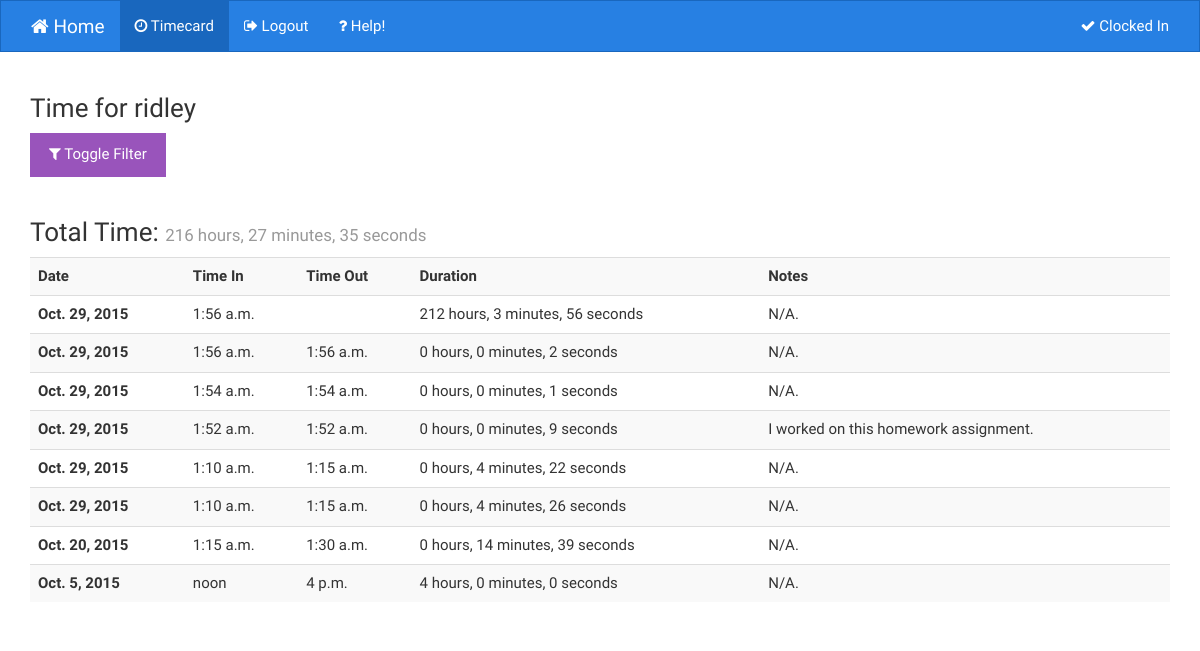
Page /event/list/1/ (signed in) on the earlier database version.
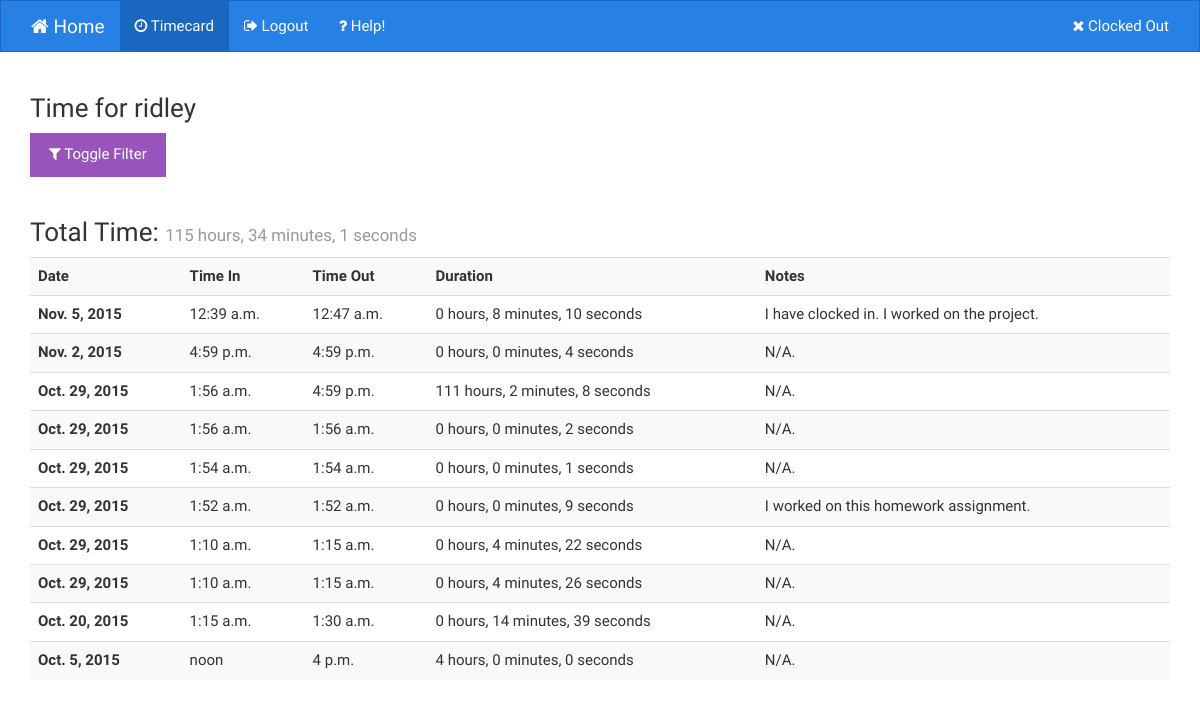
Same page on the later database version.
### project7/timeclock/models.py (models this page shows, shortened)
class Event(models.Model):
    user = models.ForeignKey(User, blank=True, null=True)
    time_in = models.DateTimeField()
    time_out = models.DateTimeField(blank=True, null=True)
    notes = models.TextField(blank=True, null=True)
    @property
    def duration(self):
        return '%d hours, %d minutes, %d seconds' % self.duration_tuple()
    def duration_tuple(self):
        days = 0
        hours = 0
        minutes = 0
        seconds = 0
        if self.time_out and self.time_in:
            duration = self.time_out - self.time_in
        else:
            if self.time_in:
                duration = timezone.now() - self.time_in
            else:
                return (0, 0, 0)
        days += duration.days
        hours += days * 24 + duration.seconds // 3600
        minutes += (duration.seconds % 3600) // 60
        seconds += duration.seconds % 60
        while seconds > 60:
            seconds -= 60
            minutes += 1
        while minutes >= 60:
            minutes -= 60
            hours += 1
        return (hours, minutes, seconds)

### project7/timeclock/views.py (the view)
# urls.py: url(r'^event/list/(?P<pk>\d+)/$', EventListView.as_view(), name='event_list'),
class EventListView(ListView):
    model = Event
    template_name = "event/list.html"
    def get_queryset(self, *args, **kwargs):
        qs = Event.objects.all()
        pk = self.kwargs.get('pk', None)
        if pk:
            qs = Event.objects.filter(user__id=pk)
        else:
            if self.request.user:
                qs = Event.objects.filter(user=self.request.user)
        if self.request.GET.get('start_date'):
            qs = qs.filter(time_in__gte=self.request.GET['start_date'])
        if self.request.GET.get('end_date'):
            qs = qs.filter(time_out__lte=self.request.GET['end_date'])
        return qs.order_by('-time_in')
    def get_context_data(self, **kwargs):
        context = super(EventListView, self).get_context_data(**kwargs)
        pk = self.kwargs.get('pk', None)
        if pk:
            context['volunteer_user'] = User.objects.get(id=pk)
            context['volunteer'] = Volunteer.objects.get(user=context['volunteer_user'])
        else:
            context['user'] = self.request.user
        if self.request.GET.get('start_date') or self.request.GET.get('end_date'):
            qs = self.get_queryset()
            (hours, minutes, seconds) = (0, 0, 0)
            for event in qs:
                duration = event.duration_tuple()
                hours += duration[0]
                minutes += duration[1]
                seconds += duration[2]
                while seconds > 60:
                    seconds -= 60
                    minutes += 1
                while minutes >= 60:
                    minutes -= 60
                    hours += 1
            context['total_hours'] = '%d hours, %d minutes, %d seconds' % (hours, minutes, seconds)
        else:
            try:
                if pk:
                    context['total_hours'] = Volunteer.objects.get(user__id=pk).total_hours
                else:
                    context['total_hours'] = Volunteer.objects.get(user=self.request.user).total_hours
            except Volunteer.DoesNotExist:
                context['total_hours'] = None
        return context
    def dispatch(self, request, *args, **kwargs):
        user = User.objects.get(pk=self.kwargs.get('pk', None))
        print user, request.user
        if user != request.user and not request.user.is_superuser:
            return HttpResponseForbidden("You are not allowed to access this page.")
        else:
            return super(EventListView, self).dispatch(request, *args, **kwargs)

### project7/timeclock/context_processors.py (called while the page is built)
def clocked_in(request):
    clocked_in = False
    event = None
    notes_form = None
    if request.user.is_authenticated():
        now = timezone.now()
        events = Event.objects.filter(user=request.user, time_in__lte=now, time_out=None)
        try:
            clocked_in = True if events[0] else False
            event = events[0]
            notes_form = EventNotesForm(instance=event)
        except Event.DoesNotExist:
            clocked_in = False
        except IndexError:
            clocked_in = False
    return {
        'clocked_in': clocked_in,
        'event': event,
        'notes_form': notes_form,
    }

### project7/timeclock/models.py (called while the page is built)
    def total_hours_tuple(self):
        hours = 0
        minutes = 0
        seconds = 0
        for obj in Event.objects.filter(user=self.user):
            duration = obj.duration_tuple()
            hours += duration[0]
            minutes += duration[1]
            seconds += duration[2]
            while seconds > 60:
                seconds -= 60
                minutes += 1
            while minutes >= 60:
                minutes -= 60
                hours += 1
        return (hours, minutes, seconds)

    @property
    def total_hours(self):
        return '%s hours, %s minutes, %s seconds' % self.total_hours_tuple()

### project7/timeclock/templates/event/list.html (shortened to what this page needs)
{% extends 'base.html' %}
{% load static tz %}
{% block eventlistactive %}active{% endblock %}
{% block extra_styles %}
    <link rel="stylesheet" type="text/css" href="{% static 'css/bootstrap-datepicker.css' %}">
{% endblock extra_styles %}
{% block content %}
    <h1>Time for {{ volunteer_user.username }}</h1>
    <button id="filter-btn" type="button" class="btn btn-info">
            <i class="fa fa-filter"></i>
        Toggle Filter
    </button>
    <form method="GET" action=".">
    </form>
    {% if total_hours %}
        <h1>
            Total Time: <small>{{ total_hours }}</small>
        </h1>
    {% else %}
        <p>Your user has no volunteer information, which should mean you are the administrator.</p>
    {% endif %}
    <table class="table table-striped">
    <tr>
        <th>Date</th><th>Time In</th><th>Time Out</th><th>Duration</th><th>Notes</th>
    </tr>
    {% for object in object_list %}
        <tr>
            <th>{{ object.time_in.date }}</th>
            <td>{{ object.time_in.time }}</td>
            <td>{{ object.time_out.time }}</td>
            <td>{{ object.duration }}</td>
            <td>{{ object.notes|default:"N/A." }}</td>
        </tr>
    {% endfor %}
    </table>
{% endblock content %}

### project7/timeclock/templates/base.html (shortened to what this page needs)
{% load static %}
<!DOCTYPE html>
<html lang="en">
  <head>
    <head>
        <link rel="stylesheet" type="text/css" href="{% static 'css/bootstrap.min.css' %}" />
        <link rel="stylesheet" type="text/css" href="{% static 'css/font-awesome.min.css' %}" />
        {% block extra_styles %}{% endblock extra_styles %}
    </head>
    <body>
        <nav class="navbar navbar-inverse" role="navigation">
            <div class="container-fluid">
                <div class="navbar-header">
                    <div class="collapse navbar-collapse row" id="bs-example-navbar-collapse-1">
                        <div class="col-xs-12">
                            <ul class="nav navbar-nav">
                                <li class="{% block homeactive %}{% endblock %}">
                                    <a href="/" class="navbar-brand">
                                        <i class="fa fa-home"></i> Home
                                    </a>
                                </li>
                                {% if request.user.is_authenticated %}
                                    <li class="{% block eventlistactive %}{% endblock %}">
                                        <a href="{% url 'event_list' request.user.id %}">
                                            <i class="fa fa-clock-o"></i> Timecard
                                        </a>
                                    </li>
                                {% endif %}
                                <li class="">
                                    {% if request.user.is_authenticated %}
                                        <a href="{% url 'logout' %}">
                                            <i class="fa fa-sign-out"></i> Logout
                                        </a>
                                    {% else %}
                                        <a href="{% url 'login' %}">
                                            <i class="fa fa-sign-in"></i> Login
                                        </a>
                                    {% endif %}
                                </li>
                                <li class="{% block helpactive %}{% endblock helpactive %}">
                                    <a href="{% url 'help' %}">
                                        <i class="fa fa-question"></i> Help!
                                    </a>
                                </li>
                                {% if request.user.is_authenticated %}
                                    {% if clocked_in %}
                                    <li class="navbar-right">
                                        <a href="javascript:void(0)" tabindex="0" data-trigger="focus" class="navbar-clock-btn" data-container="body" data-placement="bottom"><i class="fa fa-check"></i> Clocked In</a>
                                    </li>
                                    {% else %}
                                    <li class="navbar-right">
                                        <a href="javascript:void(0)" tabindex="0" data-trigger="focus" class="navbar-clock-btn" data-container="body" data-placement="bottom"><i class="fa fa-times"></i> Clocked Out</a>
                                    </li>
                                    {% endif %}
                                {% endif %}
                            </ul>
                        </div>
                    </div>
                </div>
            </div>
        </nav>
        <div class="container">
            <div class="row">
                <div class="col-xs-12">
                    {% block content %}
                    {% endblock content %}
                </div>
            </div>
        </div>
    </body>
</html>

### project7/timeclock/templates/base.html (style rules this page uses)
.navbar-header { width: 100%; }
.navbar-nav { width: 100%; }
body { padding-bottom: 100px; }

### project7/timeclock/templates/event/list.html (style rules this page uses)
h1 { font-size: 26px; }
form { padding-top: 20px; }

Differences in the rows shown:
added Event: time_in "Nov. 5, 2015", time_in.time "12:39 a.m.", time_out.time "12:47 a.m.", duration "0 hours, 8 minutes, 10 seconds", notes "I have clocked in. I worked on the project."
added Event: time_in "Nov. 2, 2015", time_in.time "4:59 p.m.", time_out.time "4:59 p.m.", duration "0 hours, 0 minutes, 4 seconds", notes "N/A."
changed Event: time_out.time (not shown) → "4:59 p.m."; duration "212 hours, 3 minutes, 56 seconds" → "111 hours, 2 minutes, 8 seconds"
Other differences:
{{ total_hours }}: "216 hours, 27 minutes, 35 seconds" → "115 hours, 34 minutes, 1 seconds"
text no longer shown: "Clocked In"
text now shown: "Clocked Out"
